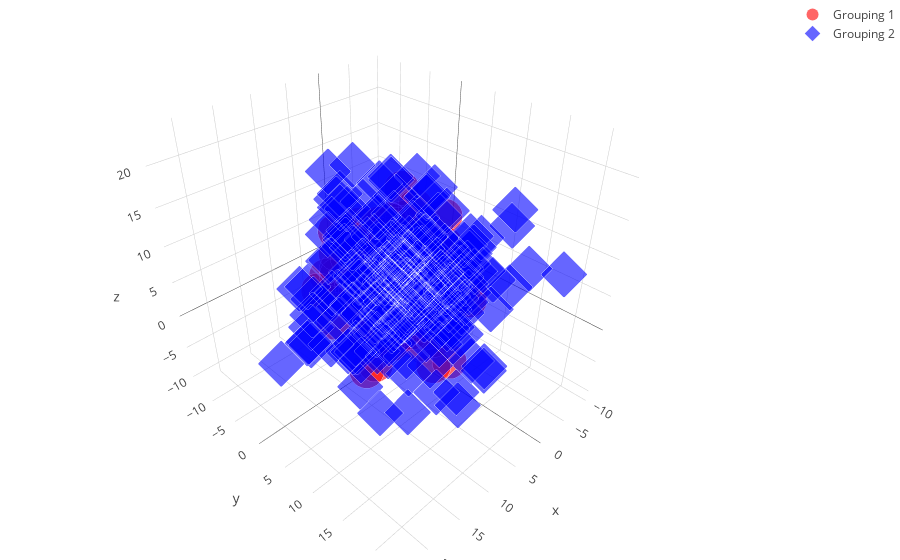

Notebook code for this chart:
### Code cell
interactive_3d_plot()

### Figure 1 — Plotly figure (JSON) as saved in the notebook; plotly's stock layout.template omitted (floating-point values rounded to 4 significant figures; data arrays with more than 128 entries replaced by an {"elided": "..."} marker saying what was removed)
{"data": [{"marker": {"color": "red", "line": {"color": "rgba(217, 217, 217, 0.14)", "width": 0.2}, "opacity": 0.6, "size": 12, "symbol": "circle"}, "mode": "markers", "name": "Grouping 1", "type": "scatter3d", "x": {"elided": "200 float values"}, "y": {"elided": "200 float values"}, "z": {"elided": "200 float values"}}, {"marker": {"color": "blue", "line": {"color": "rgba(217, 217, 217, 0.14)", "width": 0.2}, "opacity": 0.6, "size": 12, "symbol": "diamond"}, "mode": "markers", "name": "Grouping 2", "type": "scatter3d", "x": {"elided": "200 float values"}, "y": {"elided": "200 float values"}, "z": {"elided": "200 float values"}}], "layout": {"margin": {"b": 0, "l": 0, "r": 0, "t": 0}}}
